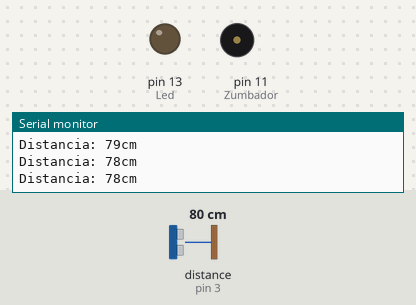
A sketch run on a simulated Arduino Uno, built with avr-gcc and run on an emulated ATmega328P. Shown: output pins drawn as LEDs (lit = HIGH), buzzer (waves = sounding), the last lines printed to the serial monitor. Wiring (inferred from the names in the program): ultrasonic range finder: trigger pin 2; echo pin 3. The inputs (shaded band) are chosen by the test bench; at power-on: distance to the obstacle (sensor on pin 3) 80 cm. The echo pulse lasts 58.3 µs per cm; pins used as bus, display or sensor lines are not drawn.

Above: at 1.3 s.
1.4 s: distance to the obstacle (sensor on pin 3) set to 34 cm
2.9 s: distance to the obstacle (sensor on pin 3) set to 29 cm
At 4.2 s:
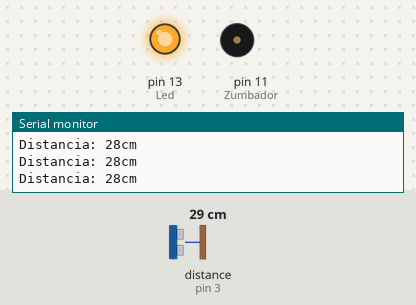
4.5 s: distance to the obstacle (sensor on pin 3) set to 17 cm
6.0 s: distance to the obstacle (sensor on pin 3) set to 14 cm
At 6.13 s:
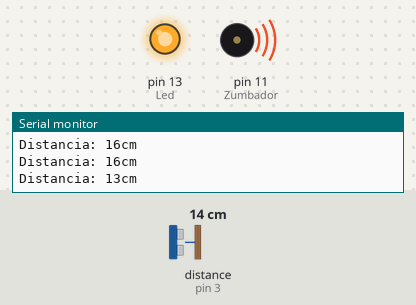
9.0 s: distance to the obstacle (sensor on pin 3) set to 8 cm
12.0 s: distance to the obstacle (sensor on pin 3) set to 5 cm
At 13.5 s:
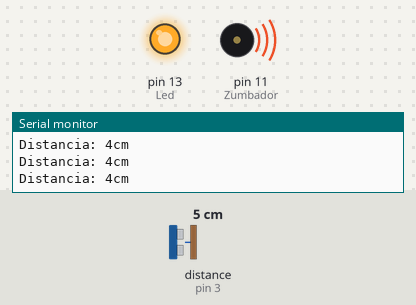
Timing chart, 0 to 14.5 s (numbered marks = the images above; inputs shaded):
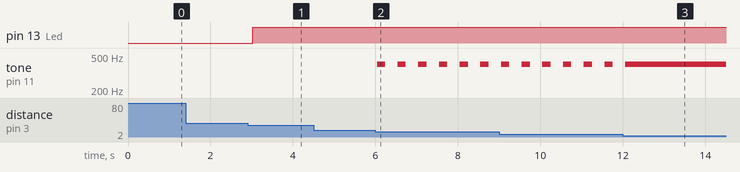

Measured:
- the behaviour switches between 31 and 30 cm on distance to the obstacle (sensor on pin 3) (found by bisection; images 0 and 1)
- the behaviour switches between 16 and 15 cm on distance to the obstacle (sensor on pin 3) (found by bisection; images 1 and 2)
- the behaviour switches between 7 and 6 cm on distance to the obstacle (sensor on pin 3) (found by bisection; images 2 and 3)
- after the input at 2.9 s, pin 13 (Led): LOW → HIGH after 0.13 s
- after the input at 6.0 s, tone on pin 11 (Zumbador): alternates 400 Hz for 0.20 s and silent for 0.30 s, starting at once
- after the input at 12.0 s, tone on pin 11 (Zumbador): goes on until 12.1 s, then stays 400 Hz

The sketch:

practica_Arduino.ino
```cpp
const int Trigger = 2;  //Pin digital 2 para el Trigger del sensor
const int Echo = 3;     //Pin digital 3 para el echo del sensor
const int Led = 13;
const int Zumbador = 11;

void setup() {
  Serial.begin(9600);          //iniciailzamos la comunicación
  pinMode(Trigger, OUTPUT);    //pin como salida
  pinMode(Echo, INPUT);        //pin como entrada
  digitalWrite(Trigger, LOW);  //Inicializamos el pin con 0
  pinMode(Led, OUTPUT);    //pin como salida
  pinMode(Zumbador, OUTPUT);    //pin como salida
}

void loop() {
  long t;  //timepo que demora en llegar el eco
  long d;  //distancia en centimetros

  digitalWrite(Trigger, HIGH);
  delayMicroseconds(10);  //Enviamos un pulso de 10us
  digitalWrite(Trigger, LOW);

  t = pulseIn(Echo, HIGH);  //obtenemos el ancho del pulso
  d = t / 59;               //escalamos el tiempo a una distancia en cm

  Serial.print("Distancia: ");
  Serial.print(d);  //Enviamos serialmente el valor de la distancia
  Serial.print("cm");
  Serial.println();

  if (d<30) {
    digitalWrite(Led, HIGH);
  } else {
    digitalWrite(Led, LOW);
  }

  if (d<15&&d>5) {
    //analogWrite(Zumbador, 200);
    tone(Zumbador, 400, 200);
  } else if (d<=5) {
    tone(Zumbador, 400);
  } else {
    //analogWrite(Zumbador, 0);
    noTone(Zumbador);
  }
  delay(500);  //Hacemos una pausa de 100ms
}
```
